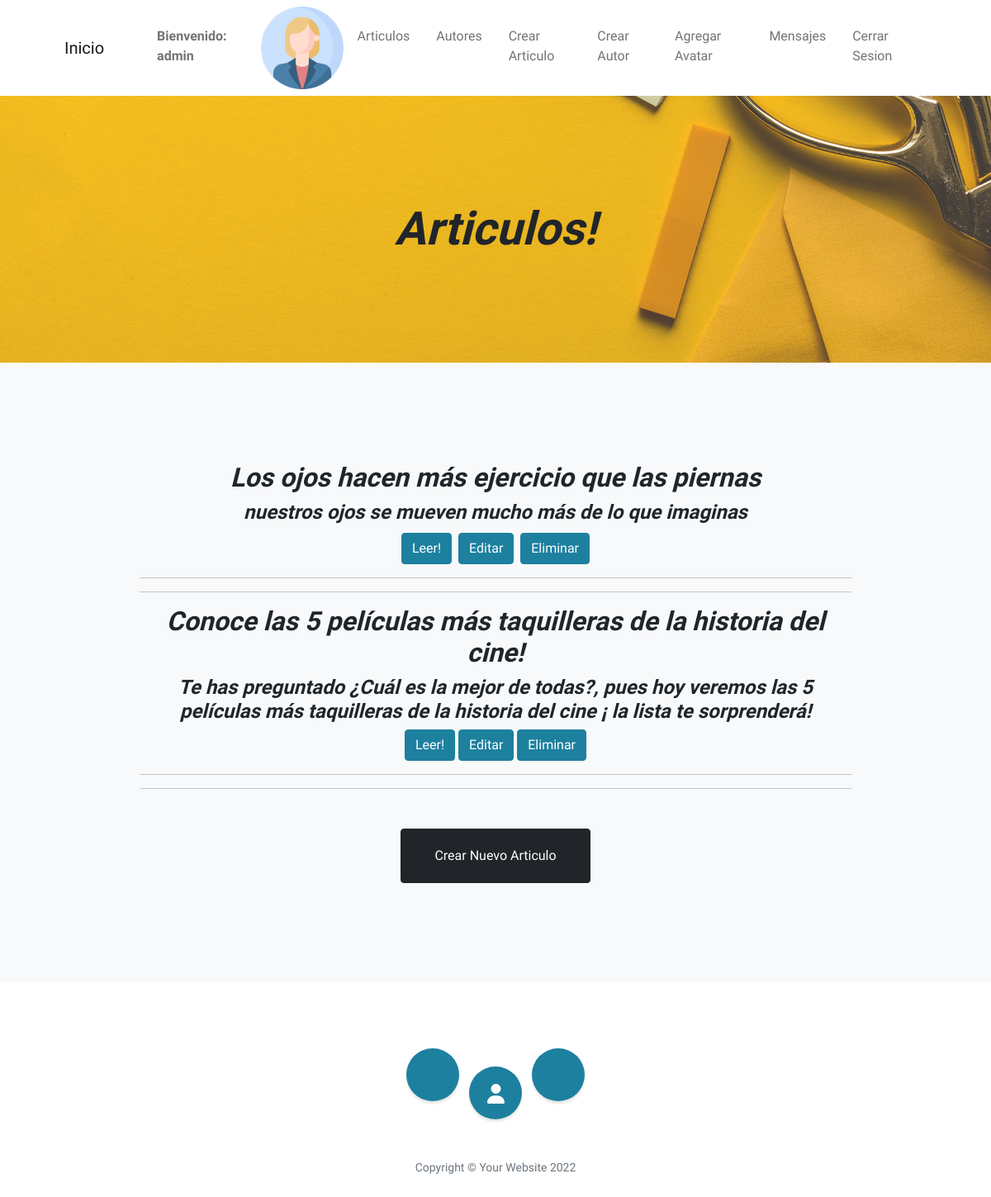
The page /articulos/ (signed in) on the database as committed earlier.
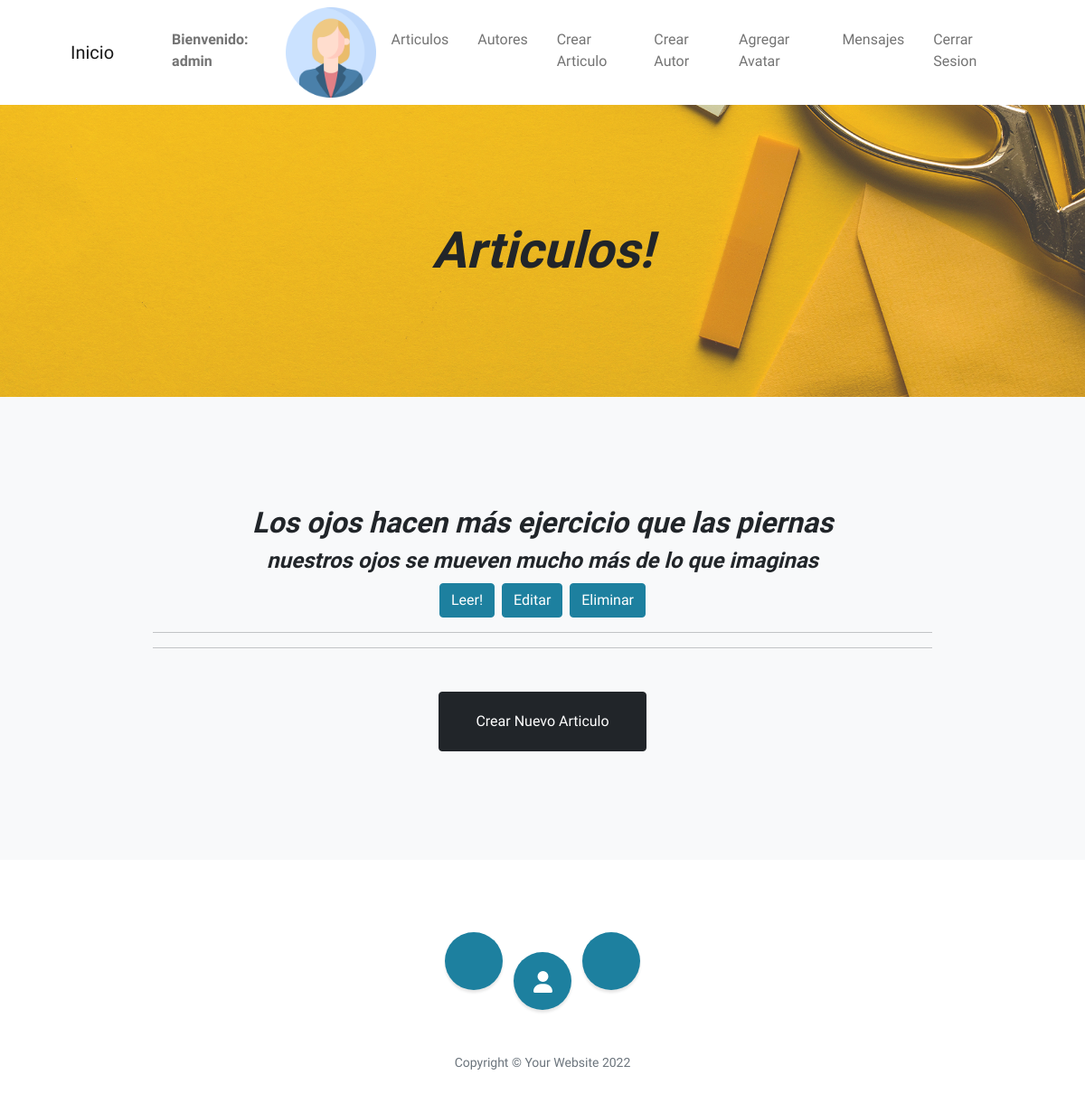
The same page on the database as committed later.
### AppBlog/models.py (models this page shows, shortened)
class Articulo (models.Model):
    id = models.AutoField(primary_key= True)
    titulo = models.CharField (max_length = 200, blank = True, null = False, verbose_name = 'titulo')
    subtitulo = models.CharField (max_length = 200, blank = True, null = False, verbose_name = 'subtitulo')
    cuerpo = models.TextField (blank = False, null = True, verbose_name = 'cuerpo')
    autor = models.CharField (max_length=200, verbose_name = 'autor', null= True) #Si se borra el articulo, tambien al autor que se relaciona
    fecha_entrega= models.DateTimeField (verbose_name = 'fecha_entrega', blank=True, null=True)
    imagen= models.ImageField(blank=True, upload_to= 'AppBlog/imagenes')

### AppBlog/views.py (the view)
@login_required
def articulos(request):
    articulos=Articulo.objects.all()
    return render (request, 'AppBlog/Articulos.html', {'articulos': articulos, "avatar": obtenerAvatar(request)})

### AppBlog/views.py (called while the page is built)
def obtenerAvatar(request):
    lista=Avatar.objects.filter(user=request.user)
    if len(lista)!=0:
        avatar=lista[0].imagen.url
    else:
        avatar="/media/avatars/descarga.jpeg"
    return avatar

### AppBlog/templates/AppBlog/articulos.html (shortened to what this page needs)
{% extends "AppBlog/padre.html" %}
{% load static %}
{% block titulo_url %}
<h2 class="mx-auto mb-5">
    <em>Articulos!</em></h2>
{% endblock %}
{% block titulo_articulox %}
{% for articulo in articulos %}
<h2><em>{{ articulo.titulo }} </h2>
    <h4> {{ articulo.subtitulo }} </em></h4> </em>
<a class="btn btn-primary" href="{% url 'leerarticulo' articulo.id %}">Leer!</a>
<a class="btn btn-primary" href="{% url 'editararticulo' articulo.id %}">Editar</a>
<a class="btn btn-primary" href="{% url 'eliminararticulo' articulo.id %}">Eliminar</a>
<hr><hr>
{% endfor %}
{% endblock %}
{% block boton_cambia %}
<a class="btn btn-dark btn-xl" href="{% url 'crear_articulo' %}">Crear Nuevo Articulo</a>
{% endblock %}

### AppBlog/templates/AppBlog/padre.html (shortened to what this page needs)
<!DOCTYPE html>
<html lang="en">
    <head>
        {% load static %}
        <link href="https://cdnjs.cloudflare.com/ajax/libs/simple-line-icons/2.5.5/css/simple-line-icons.min.css" rel="stylesheet" />
        <link href="{% static 'AppBlog/css/styles.css' %}" rel="stylesheet" />
    </head>
    <body id="page-top">
        <nav class="navbar navbar-expand-lg navbar-light" id="mainNav">
            <div class="container px-4 px-lg-5">
                <a class="navbar-brand" href="{% url 'inicio' %}">Inicio</a>
                <div class="collapse navbar-collapse" id="navbarResponsive">
                    <ul class="navbar-nav ms-auto py-4 py-lg-0">
                        {% if user.is_authenticated %}
                        <li class="nav-item"><a class="nav-link px-lg-3 py-3 py-lg-4" ></li><strong>Bienvenido: {{ user.username }} </strong></a></li>     <img src="{{ avatar }}" alt="" width="100" height="100">
                        <li class="nav-item"><a class="nav-link px-lg-3 py-3 py-lg-4" href="{% url 'articulos' %}">Articulos</a></li>
                        <li class="nav-item"><a class="nav-link px-lg-3 py-3 py-lg-4" href="{% url 'autores' %}">Autores</a></li>
                        <li class="nav-item"><a class="nav-link px-lg-3 py-3 py-lg-4" href="{% url 'crear_articulo' %}">Crear Articulo</a></li>
                        <li class="nav-item"><a class="nav-link px-lg-3 py-3 py-lg-4" href="{% url 'crear_autor' %}">Crear Autor</a></li>
                        <li class="nav-item"><a class="nav-link px-lg-3 py-3 py-lg-4" href="{% url 'agregarAvatar' %}">Agregar Avatar</a></li>
                        <li class="nav-item"><a class="nav-link px-lg-3 py-3 py-lg-4" href="{% url 'mensajes' %}">Mensajes</a></li>
                        <li class="nav-item"><a class="nav-link px-lg-3 py-3 py-lg-4" href="{% url 'logout' %}">Cerrar Sesion</a></li>
                        {% else %}
                        <li class="nav-item"><a class="nav-link px-lg-3 py-3 py-lg-4" href="{% url 'ingresar' %}">Ingresar Usuario</a></li>
                        {% endif %}
                    </ul>
                </div>
            </div>
        </nav>
        <section class="callout">
            <div class="container px-4 px-lg-5 text-center">
                <h2 class="mx-auto mb-5">
                    <em>{% block titulo_url %}
                        {% endblock %} </em>
                </h2>
            </div>
        </section>
        <section class="content-section bg-light" id="about">
            <div class="container px-4 px-lg-5 text-center">
                <div class="row gx-4 gx-lg-5 justify-content-center">
                    <div class="col-lg-10">
                        <h2><em>{% block titulo_articulox %}
                            {% endblock %}</em></h2>
                        {% block boton_cambia %}
                        {% endblock %}
                    </div>
                </div>
            </div>
        </section>
        <footer class="footer text-center">
            <div class="container px-4 px-lg-5">
                <ul class="list-inline mb-5">
                    <li class="list-inline-item">
                        <a class="social-link rounded-circle text-white" href="https://github.com/HuilenOlivo/"></a>
                    </li>
                    <li class="list-inline-item">
                        <a class="social-link rounded-circle text-white mr-3" href="{% url 'presentacion' %}"><i class="fa-solid fa-user"></i></a>
                    </li>
                    <li class="list-inline-item">
                        <a class="social-link rounded-circle text-white mr-3" href="https://facebook.com/"></a>
                    </li>
                </ul>
                <p class="text-muted small mb-0">Copyright &copy; Your Website 2022</p>
            </div>
        </footer>
    </body>
</html>

Rows that differ between the two databases and show on the page:
removed Articulo: titulo "Conoce las 5 películas más taquilleras de la historia del cine!", subtitulo "Te has preguntado ¿Cuál es la mejor de todas?, pues hoy veremos las 5 películas más taquilleras de la historia del cine ¡ la lista te sorprenderá!"
